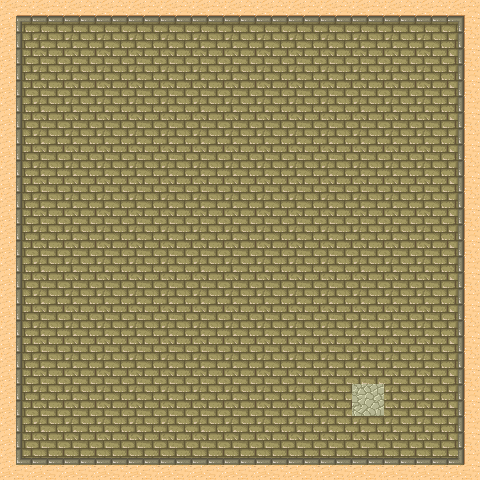

The image is a tile-based game level rendered from a .tmx file. Its description and source (layers, tilesets, objects; grid data summarised) follow:
An orthogonal 15x15 tile map with 32x32 px tiles, 1 tile layer (Tile Layer 1) and 7 objects (5x wall, door-switch, switched-door).

<map version="1.0" orientation="orthogonal" width="15" height="15" tilewidth="32" tileheight="32">
 <tileset firstgid="1" name="tmw_desert_spacing" tilewidth="32" tileheight="32" spacing="1" margin="1">
  <image source="../../media/tmw_desert_spacing.png" width="265" height="199" />
 </tileset>
 <layer name="Tile Layer 1" width="15" height="15">
  <data>[225 cells, 225 non-empty, 10 distinct tile ids]</data>
 </layer>
 <objectgroup name="Object Layer 1" width="15" height="15">
  <object name="Door switch" type="door-switch" x="352" y="384" width="32" height="32">
   <properties>
    <property name="target" value="switched_door_1" />
   </properties>
  </object>
  <object name="bottom wall" type="wall" x="0" y="448" width="480" height="32" />
  <object name="left wall" type="wall" x="0" y="0" width="32" height="480" />
  <object name="right wall" type="wall" x="448" y="0" width="32" height="480" />
  <object name="top left wall" type="wall" x="0" y="0" width="224" height="32" />
  <object name="top right wall" type="wall" x="256" y="0" width="224" height="32" />
  <object name="switched_door_1" type="switched-door" x="224" y="0" width="32" height="32" />
 </objectgroup>
</map>
